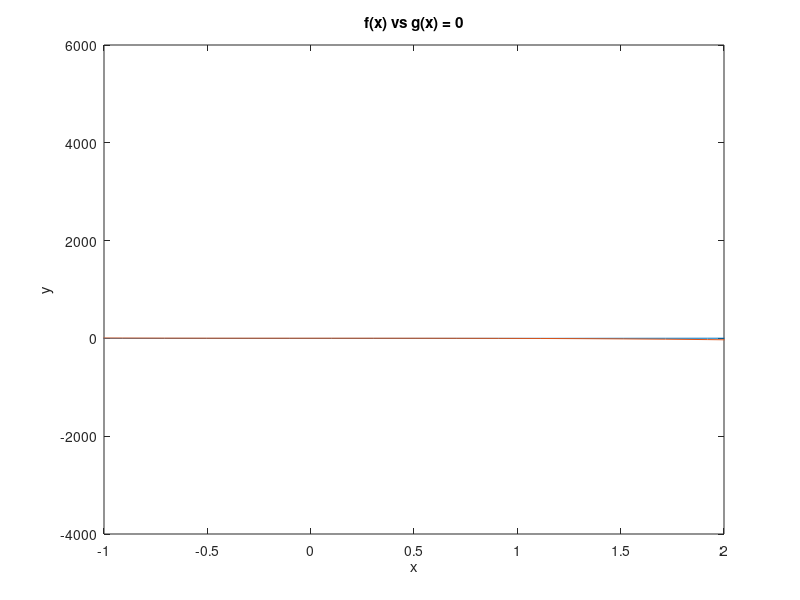
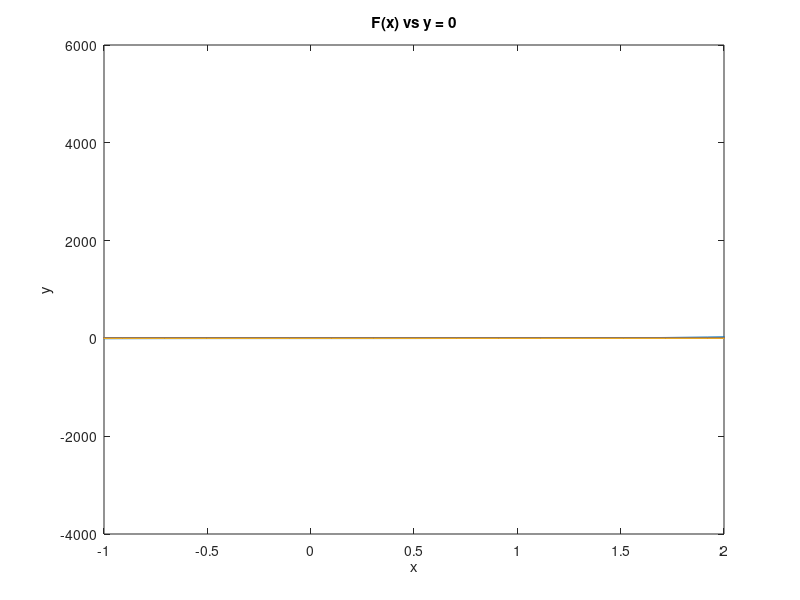

These charts were generated, in order, by the following MATLAB code:
%%%%%%%%%%%%%%%%%%%%%%%%%%%%%%%%%%%%%%%%%%%%%%%%%%%%%%%
%              Fixed Point Iteration                  %
%%%%%%%%%%%%%%%%%%%%%%%%%%%%%%%%%%%%%%%%%%%%%%%%%%%%%%%

%{
Find Smallest Positive Root of:

f(x) = g(x), where
x^2 = 4 − 4x^3

so

f(x) = x^2
g(x) = 4 − 4x^3
F(x) = x^2 - 4 + 4x^3


%}

% Cleanup on Initialization
clc
close all
clear all 

%%%%%%%%%%%%%%%%%%%
%  Problem 1.a 1  %
%%%%%%%%%%%%%%%%%%%

% Generate 100 evenly spaced x-value between (-10,10) 
x = linspace(-10,10,100);


%{
@brief: Method One 

Plot f(x) against g(x) to find intersection

%}

figure(1); 
plot(x,x.^2)
hold on
plot(x, 4 - 4*x.^3); 
hold on

% Labels, Limit X-Axis Range
xlabel('x');
ylabel('y');
xlim([-1,2]);
title('f(x) vs g(x) = 0');

%{
@brief: Method Two 

Plot F(x) = f(x) - g(x)
against y=0 to find intersection

%}

figure(2); 
plot(x,x.^2 - 4 + 4*x.^3)
hold on
plot(x, zeros(length(x))); 
hold on

% Labels, Limit X-Axis Range
xlabel('x');
ylabel('y');
xlim([-1,2]);
title('F(x) vs y = 0');


%%%%%%%%%%%%%%%%%%%
%  Problem 1.a 2  %
%%%%%%%%%%%%%%%%%%%

%{
@brief: Direct iteration 

Direct Iteration (fixed-point iteration) 
with the rearrangement x = (4 − 4x^3)^1/2

%}

x_old = 0;
x_new = 0;

diff = realmax; % set initial diff to some large value
tolerance = 0.0001; % define to a value of satisfaction
max_iterations = 1000; % Max Iter.
i=1;


while(diff>tolerance)
    
    x_new = (4 - 4*x_old^3)^(1/2); % Calculate new value using old x
    diff = abs(x_new - x_old); % Difference between new x and old x
    x_old = x_new;
    
    i=i+1; % Increment count
    fprintf('\n x_%d = %d' ,i ,x_new); % Print new x
    if(i>max_iterations)
        disp('Not Converged');
        fprintf('\n x_%d = %d' ,i ,x_new);
        break
    end  
end

% The value for x blew up due to square root, thus can not 
% use this methods for square root g(x) functions in x = g(x).


%%%%%%%%%%%%%%%%%%%
%  Problem 1.a 2  %
%%%%%%%%%%%%%%%%%%%

%{
@brief: Direct iteration 

Direct Iteration (fixed-point iteration) 
with the rearrangement x = ((4 − x^2)/4)^1/3

%}

x_old = 0;
x_new = 0;

diff = realmax; % set initial diff to some large value
tolerance = 0.0001; % define to a value of satisfaction
max_iterations = 1000; % Max Iter.
i=1;


while(diff>tolerance)
    
    x_new = (1 - (0.25 * x_old^2))^(1/3); % Calculate new value using old x
    diff = abs(x_new - x_old); % Difference between new x and old x
    x_old = x_new;
    
    i=i+1; % Increment count
    fprintf('\n x_%d = %d' ,i ,x_new); % Print new x
    if(i>max_iterations)
        disp('Not Converged');
        fprintf('\n x_%d = %d' ,i ,x_new);
        break
    end  
end
